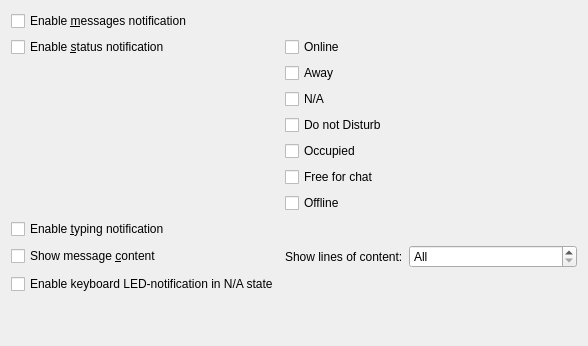
<?xml version="1.0" encoding="UTF-8"?>
<ui version="4.0">
 <class>OSDConfigBase</class>
 <widget class="QWidget" name="OSDConfigBase">
  <property name="geometry">
   <rect>
    <x>0</x>
    <y>0</y>
    <width>588</width>
    <height>346</height>
   </rect>
  </property>
  <property name="windowTitle">
   <string>Form1</string>
  </property>
  <layout class="QGridLayout">
   <property name="margin">
    <number>11</number>
   </property>
   <property name="spacing">
    <number>6</number>
   </property>
   <item row="0" column="0">
    <widget class="QCheckBox" name="chkMessage">
     <property name="text">
      <string>Enable &amp;messages notification</string>
     </property>
    </widget>
   </item>
   <item row="1" column="0">
    <widget class="QCheckBox" name="chkStatus">
     <property name="text">
      <string>Enable &amp;status notification</string>
     </property>
    </widget>
   </item>
   <item row="1" column="1">
    <widget class="QCheckBox" name="chkStatusOnline">
     <property name="text">
      <string>Online</string>
     </property>
    </widget>
   </item>
   <item row="2" column="1">
    <widget class="QCheckBox" name="chkStatusAway">
     <property name="text">
      <string>Away</string>
     </property>
    </widget>
   </item>
   <item row="3" column="1">
    <widget class="QCheckBox" name="chkStatusNA">
     <property name="text">
      <string>N/A</string>
     </property>
    </widget>
   </item>
   <item row="4" column="1">
    <widget class="QCheckBox" name="chkStatusDND">
     <property name="text">
      <string>Do not Disturb</string>
     </property>
    </widget>
   </item>
   <item row="5" column="1">
    <widget class="QCheckBox" name="chkStatusOccupied">
     <property name="text">
      <string>Occupied</string>
     </property>
    </widget>
   </item>
   <item row="6" column="1">
    <widget class="QCheckBox" name="chkStatusFFC">
     <property name="text">
      <string>Free for chat</string>
     </property>
    </widget>
   </item>
   <item row="7" column="1">
    <widget class="QCheckBox" name="chkStatusOffline">
     <property name="text">
      <string>Offline</string>
     </property>
    </widget>
   </item>
   <item row="8" column="0">
    <widget class="QCheckBox" name="chkTyping">
     <property name="text">
      <string>Enable &amp;typing notification</string>
     </property>
    </widget>
   </item>
   <item row="9" column="0">
    <widget class="QCheckBox" name="chkMessageContent">
     <property name="text">
      <string>Show message &amp;content</string>
     </property>
    </widget>
   </item>
   <item row="9" column="1">
    <widget class="QLabel" name="lblLines">
     <property name="text">
      <string>Show lines of content:</string>
     </property>
     <property name="wordWrap">
      <bool>false</bool>
     </property>
    </widget>
   </item>
   <item row="9" column="2">
    <widget class="QSpinBox" name="edtLines">
     <property name="specialValueText">
      <string>All</string>
     </property>
     <property name="minimum">
      <number>0</number>
     </property>
    </widget>
   </item>
   <item row="10" column="0">
    <widget class="QCheckBox" name="chkCapsLockFlash">
     <property name="text">
      <string>Enable keyboard LED-notification in N/A state</string>
     </property>
    </widget>
   </item>
   <item row="11" column="0">
    <spacer name="Spacer5">
     <property name="orientation">
      <enum>Qt::Vertical</enum>
     </property>
     <property name="sizeType">
      <enum>QSizePolicy::Expanding</enum>
     </property>
     <property name="sizeHint" stdset="0">
      <size>
       <width>20</width>
       <height>20</height>
      </size>
     </property>
    </spacer>
   </item>
   <item row="10" column="2">
    <spacer name="Spacer29">
     <property name="orientation">
      <enum>Qt::Horizontal</enum>
     </property>
     <property name="sizeType">
      <enum>QSizePolicy::Expanding</enum>
     </property>
     <property name="sizeHint" stdset="0">
      <size>
       <width>20</width>
       <height>20</height>
      </size>
     </property>
    </spacer>
   </item>
  </layout>
 </widget>
 <resources/>
 <connections/>
</ui>
